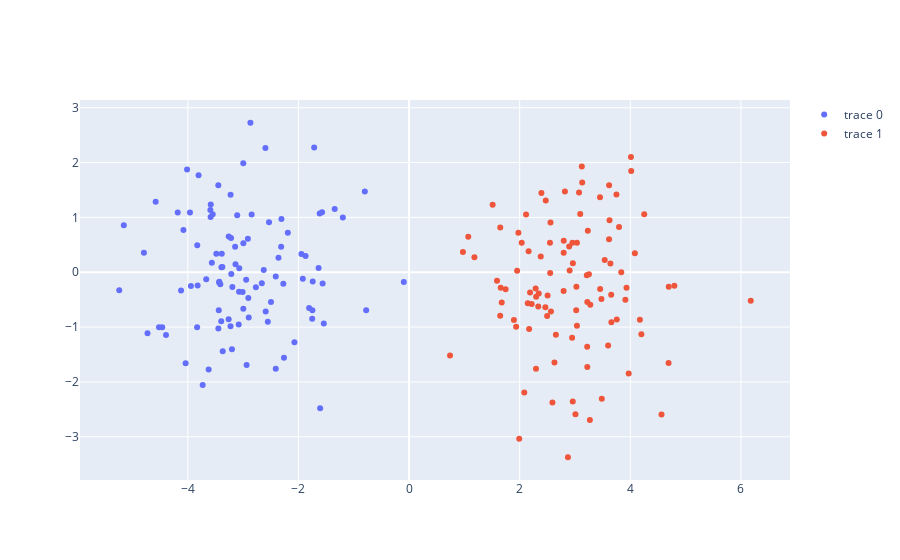

The code cell stored with this chart in its notebook:
### Markdown cell above
## 3.1.1 - 3.1.2

### Code cell
N = 100
(A, B) = multivariate(N, [-3,0], [3,0], 1, 1)

fig = go.Figure()
fig.add_trace(go.Scatter(x=A[:,0], y=A[:,1], mode="markers"))
fig.add_trace(go.Scatter(x=B[:,0], y=B[:,1], mode="markers"))
fig.show()

features = np.concatenate([A,B],axis=0)
targets = np.concatenate([-np.ones((A.shape[0],1)), np.ones((B.shape[0],1))], axis=0)
print(features.shape)
print(targets.shape)
